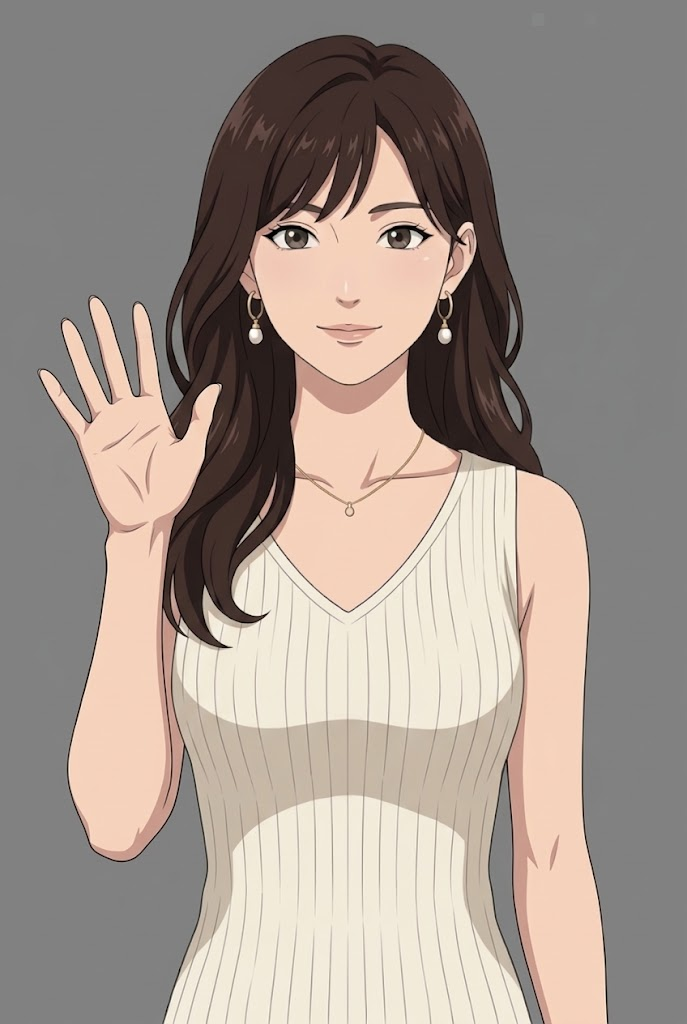
#> input picture review-packets/mio-companion/wave-1b45c7b/generated-upper-candidate-1.png, 687 x 1024 px
$ python extract_right_arm.py
#> lines starting #> are read from the running program, lines starting #| are printed output that depends on the picture; after the words box and inside, x2 and y2 are one past the last pixel; in counts of white or black regions, pixels touching at a corner belong together
#> in main, source is the input picture: PIL image 687x1024 RGB; mean R, G, B 161.6, 150, 141.7
#!/usr/bin/env python3
"""Extract Mio's visible character-right waving arm at native resolution.

The accepted image is 687x1024.  This script deliberately does not reuse the
842x1264 pose-guide coordinates.  It finds the connected peach skin region
inside a screen-left region of interest, retains the dark anime outline, and
writes a full-canvas transparent PNG plus visual QA previews.

"Right" always means the character's own right side (screen-left here).
"""

from __future__ import annotations

from collections import deque
from pathlib import Path

import numpy as np
from PIL import Image, ImageDraw, ImageFilter


HERE = Path(__file__).resolve().parent
SOURCE_NAME = "generated-upper-candidate-1.png"
CANVAS = (687, 1024)

# Native candidate-image pixels.  The polygon excludes the face and torso and
# includes the raised hand, wrist, forearm, elbow, and the visible upper-arm
# silhouette.  The shoulder joint itself is occluded and is not invented here.
RIGHT_ARM_REGION = [
    (22, 275),
    (225, 275),
    (225, 445),
    (200, 485),
    (188, 555),
    (184, 680),
    (183, 790),
    (168, 845),
    (142, 870),
    (92, 868),
    (58, 830),
    (48, 765),
    (60, 700),
    (78, 625),
    (91, 555),
    (83, 515),
    (45, 455),
    (25, 390),
]
COMPONENT_SEED = (118, 470)


def polygon_mask() -> Image.Image:
    mask = Image.new("L", CANVAS, 0)
    ImageDraw.Draw(mask).polygon(RIGHT_ARM_REGION, fill=255)
    return mask


def skin_seed(image: Image.Image) -> Image.Image:
    """Return a broad anime-skin seed while rejecting grey, hair, and knit."""
    rgb = np.asarray(image.convert("RGB"), dtype=np.int16)
    r, g, b = rgb[..., 0], rgb[..., 1], rgb[..., 2]
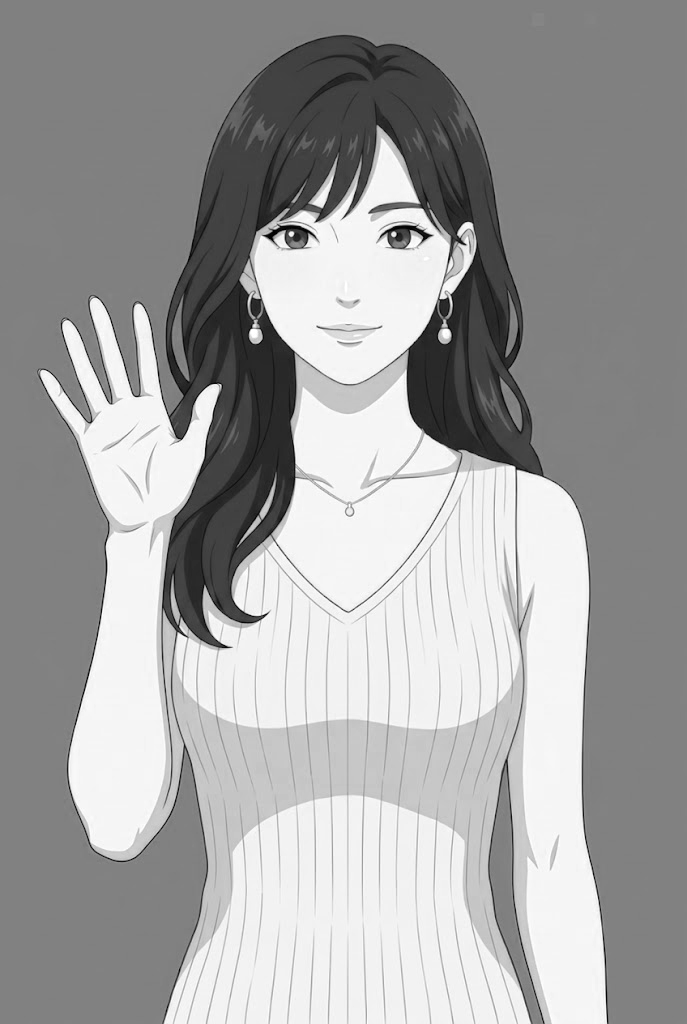
#> r: shape (1024, 687) int16; min 0, max 255, mean 161.6
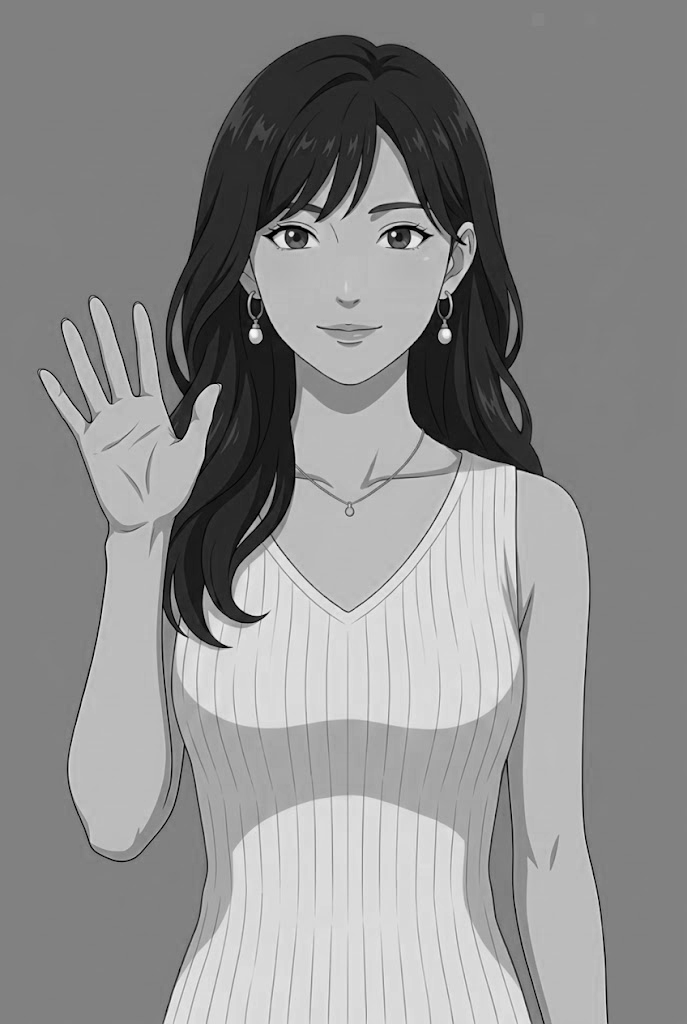
#> b: shape (1024, 687) int16; min 0, max 249, mean 141.7
    skin = (
        (r >= 135)
        & (g >= 80)
        & (b >= 65)
        & ((r - g) >= 18)
        & ((g - b) >= 3)
        & ((r - b) >= 18)
        & ((r + g + b) >= 350)
    )
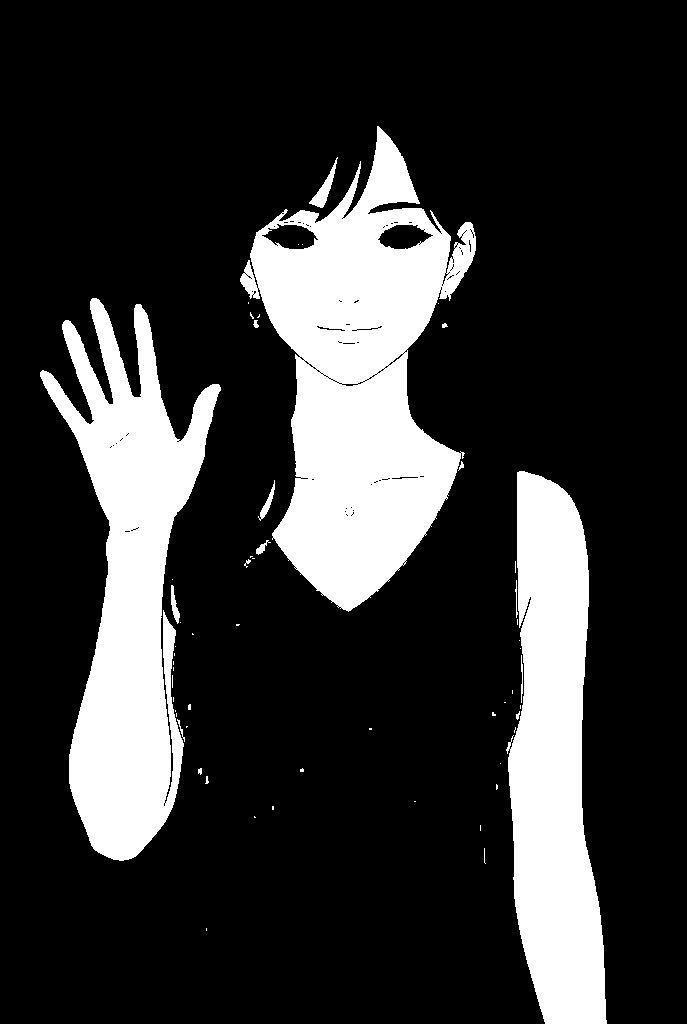
#> skin: shape (1024, 687) bool; 20.3% white; 58 white regions (42 under 20 px), largest, box (x1, y1, x2, y2) and area: (240, 126, 476, 612) 58446, (40, 298, 221, 861) 45270, (506, 471, 607, 1024) 38082
    return Image.fromarray((skin.astype(np.uint8) * 255), mode="L")
#> in build_alpha, `closed = seed.filter(ImageFilter.MaxFilter(5)).filter(ImageFilter.MinF..`: closed: PIL image 687x1024 L; 21.6% white; 26 white regions (8 under 20 px), largest, box (x1, y1, x2, y2) and area: (239, 125, 477, 613) 62028, (39, 297, 222, 862) 48416, (505, 470, 608, 1024) 39780
#> in build_alpha, `expanded = closed.filter(ImageFilter.MaxFilter(5))`: expanded: PIL image 687x1024 L; 23.6% white; 22 white regions, largest, box (x1, y1, x2, y2) and area: (237, 123, 479, 615) 67787, (37, 295, 224, 864) 53360, (503, 468, 610, 1024) 42378
#> in polygon_mask, `mask = Image.new("L", CANVAS, 0)`: mask: PIL image 687x1024 L; every value is 0
#> in polygon_mask, `ImageDraw.Draw(mask).polygon(RIGHT_ARM_REGION, fill=255)`: mask: PIL image 687x1024 L; 12% white; 1 white region, box (x1, y1, x2, y2) and area: (22, 275, 226, 871) 84559
#> in build_alpha, `clipped = np.minimum(np.asarray(expanded), np.asarray(polygon_mask()))..`: clipped: shape (1024, 687); 7.6% white; 1 white region, box (x1, y1, x2, y2) and area: (37, 295, 224, 864) 53226


def connected_component(mask: np.ndarray, seed_xy: tuple[int, int]) -> np.ndarray:
#> called with seed_xy = (118, 470)
    binary = mask >= 128
    sx, sy = seed_xy
    if not binary[sy, sx]:
        ys, xs = np.nonzero(binary)
        nearest = np.argmin((xs - sx) ** 2 + (ys - sy) ** 2)
        sx, sy = int(xs[nearest]), int(ys[nearest])

    keep = np.zeros(binary.shape, dtype=bool)
    queue: deque[tuple[int, int]] = deque([(sx, sy)])
    keep[sy, sx] = True
    height, width = binary.shape
#> height = 1024; width = 687
    while queue:
        x, y = queue.popleft()
        for nx, ny in ((x - 1, y), (x + 1, y), (x, y - 1), (x, y + 1)):
            if 0 <= nx < width and 0 <= ny < height and binary[ny, nx] and not keep[ny, nx]:
                keep[ny, nx] = True
                queue.append((nx, ny))
    return keep.astype(np.uint8) * 255


def build_alpha(source: Image.Image) -> Image.Image:
    seed = skin_seed(source)
    # Join anti-aliased gaps inside the skin region, then retain roughly two
    # pixels of the dark outline.  Clip last so face and torso cannot leak in.
    closed = seed.filter(ImageFilter.MaxFilter(5)).filter(ImageFilter.MinFilter(3))
    expanded = closed.filter(ImageFilter.MaxFilter(5))
    clipped = np.minimum(np.asarray(expanded), np.asarray(polygon_mask())).astype(np.uint8)
    component = connected_component(clipped, COMPONENT_SEED)
    return Image.fromarray(component, mode="L").filter(ImageFilter.GaussianBlur(0.65))


def checkerboard() -> Image.Image:
    tile = 24
    board = Image.new("RGB", CANVAS, "#d8d8d8")
#> board: PIL image 687x1024 RGB; every value is 216
    draw = ImageDraw.Draw(board)
    for y in range(0, CANVAS[1], tile):
        for x in range(0, CANVAS[0], tile):
            if (x // tile + y // tile) % 2:
                draw.rectangle((x, y, x + tile - 1, y + tile - 1), fill="#f3f3f3")
    return board.convert("RGBA")
#> returned value: PIL image 687x1024 RGBA


def main() -> None:
    source = Image.open(HERE / SOURCE_NAME).convert("RGB")
    if source.size != CANVAS:
        raise ValueError(f"expected {CANVAS}, got {source.size}")

    alpha = build_alpha(source)
    cutout = source.convert("RGBA")
    cutout.putalpha(alpha)
    cutout.save(HERE / "right-arm.png", optimize=True)

    preview = checkerboard()
    preview.alpha_composite(cutout)
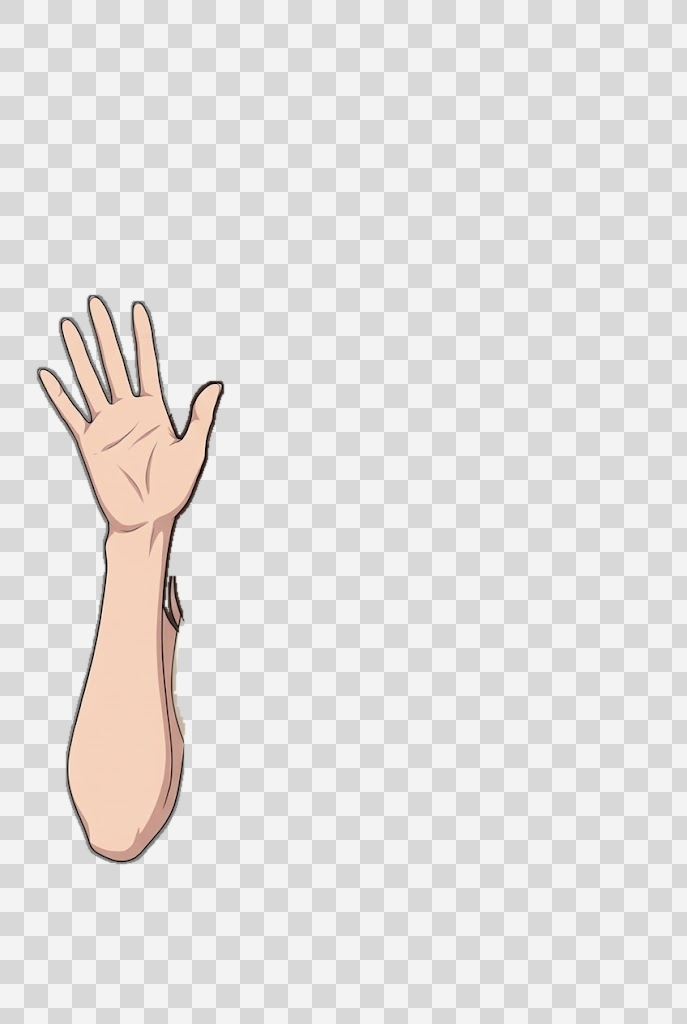
#> preview: PIL image 687x1024 RGBA; mean R, G, B, A 228.5, 226.1, 224.7, 255
    preview.convert("RGB").save(HERE / "right-arm-preview.png", optimize=True)

    overlay = source.convert("RGBA")
    tint = Image.new("RGBA", CANVAS, (255, 35, 35, 0))
    tint.putalpha(alpha.point(lambda value: round(value * 0.42)))
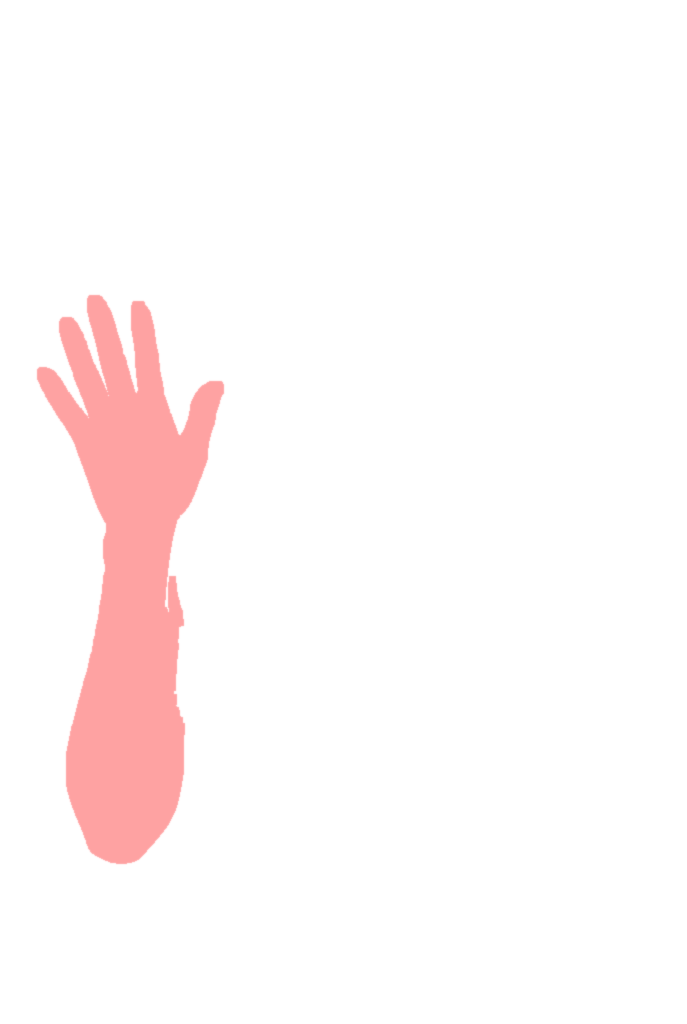
#> tint: PIL image 687x1024 RGBA; mean R, G, B, A 255, 35, 35, 8.1; transparent parts drawn white
    overlay.alpha_composite(tint)
    ImageDraw.Draw(overlay).line(RIGHT_ARM_REGION + [RIGHT_ARM_REGION[0]], fill=(0, 255, 255, 255), width=2)
    overlay.convert("RGB").save(HERE / "right-arm-mask-overlay.png", optimize=True)
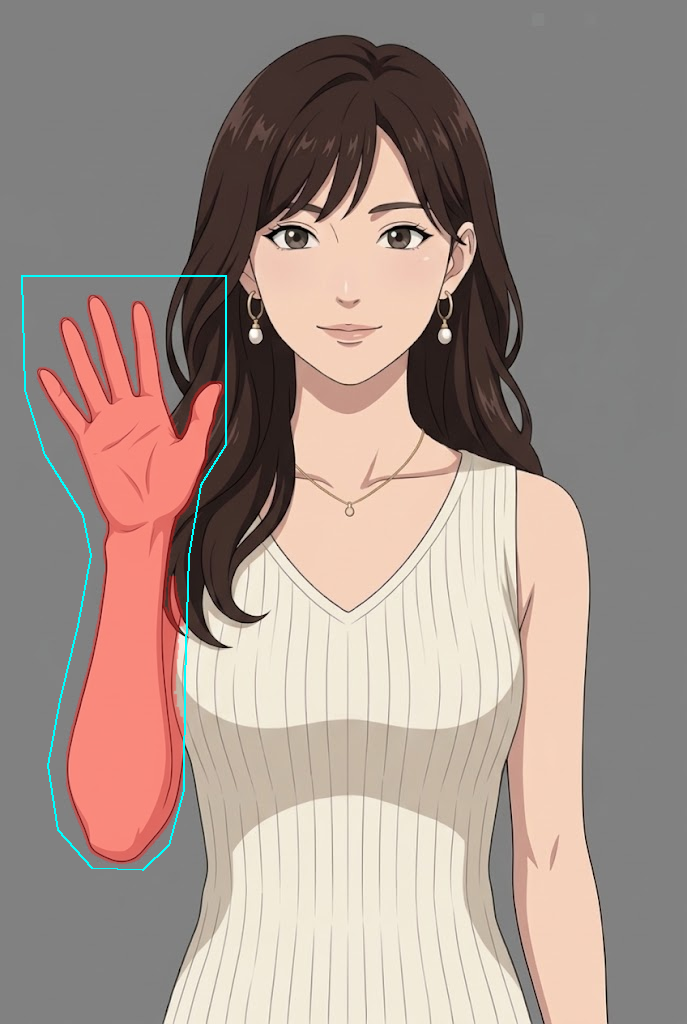
#> saved as right-arm-mask-overlay.png: PIL image 687x1024 RGB; mean R, G, B 162.3, 145.8, 138.2


if __name__ == "__main__":
    main()
